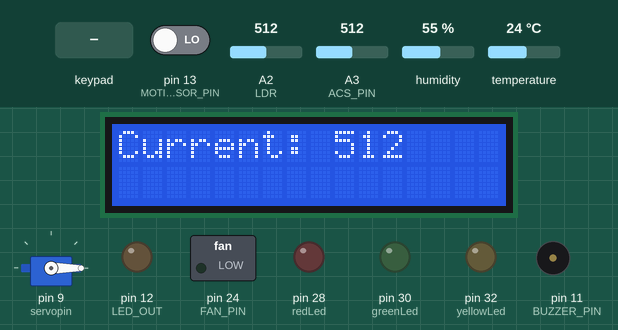
Simulated run of this sketch. Board: Arduino Mega 2560, built with avr-gcc and run on an emulated ATmega2560. Parts: 16×2 character LCD, servo, switched loads named in the sketch (green lamp = pin HIGH), output pins drawn as LEDs (lit = HIGH), buzzer (waves = sounding, pin HIGH). The inputs (shaded band) are chosen by the test bench; at power-on: pin 13 (MOTION_SENSOR_PIN) LOW, A2 (LDR) = 512, temperature 24 °C, A3 (ACS_PIN) = 512, humidity 55 %. What the sketch prints to the serial monitor is not drawn.

Above: at 8.6 s.
8.7 s: keypad keys 2 0 2 0 pressed 0.4 s apart
At 15.9 s:
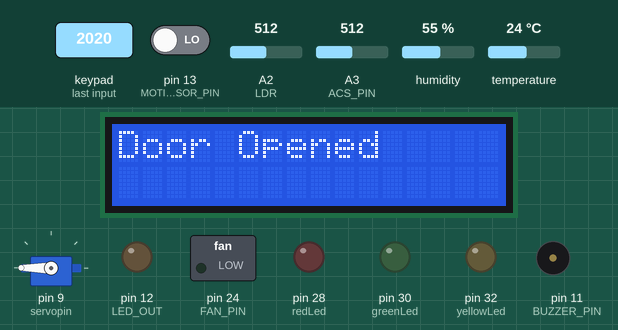
16.0 s: keypad keys 2 3 4 5 pressed 0.4 s apart
At 28.3 s:
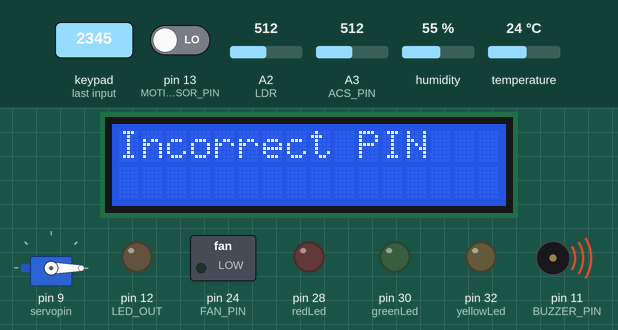
28.9 s: pin 13 (MOTION_SENSOR_PIN) driven HIGH
At 42.6 s:
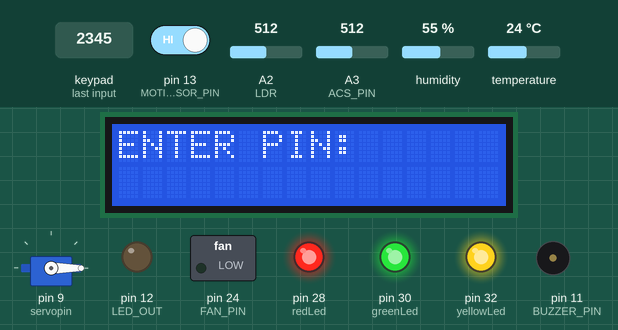
42.9 s: A2 (LDR) set to 161
50.7 s: A2 (LDR) set to 137
At 59.7 s:
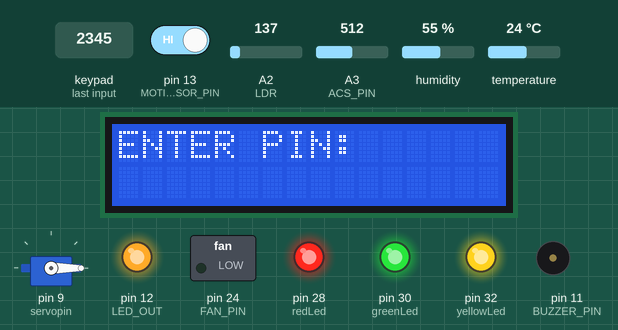
60.5 s: temperature set to 29.7 °C
74.5 s: temperature set to 30.9 °C
At 79.5 s:
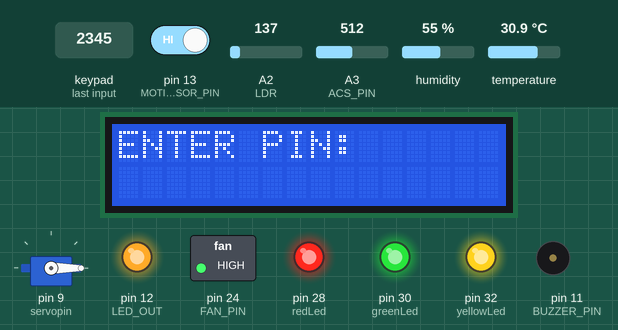
Timing chart, 0 to 81.0 s (numbered marks = the images above; inputs shaded):
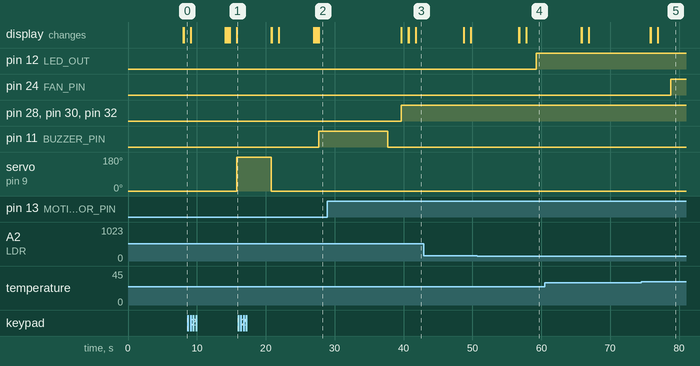

The sketch:

shome.ino
```cpp
#include <Arduino.h>
#include <LiquidCrystal_I2C.h>
#include <Keypad.h>
#include <Servo.h>
#include <DHT.h>
#include <SoftwareSerial.h>

// ESP8266
SoftwareSerial Bluetooth(15, 14); // RX, TX

// current
const int ACS_PIN = A3;

// Time
bool ACSEnabled = true;                 // Flag to control motion sensor reading
unsigned long ACSPreviousMillis = 0;    // Previous time motion sensor was read
const unsigned long ACSInterval = 8000; // Interval between motion sensor readings in milliseconds

// Temperature
// DHT
#define DHT_PIN 22
#define DHT_TYPE DHT22
DHT dht(DHT_PIN, DHT_TYPE);

// fan
Servo fanServo;
const int FAN_PIN = 24;
const float thresholdTempC = 30.0; // Room Temperature

// Time
bool DHTEnabled = true;                 // Flag to control motion sensor reading
unsigned long DHTPreviousMillis = 0;    // Previous time motion sensor was read
const unsigned long DHTInterval = 9000; // Interval between motion sensor readings in milliseconds

// Lights
const int LDR = A2; // LDR motion sensor pin
const int LED_OUT = 12;

// Time
bool LDREnabled = true;                 // Flag to control motion sensor reading
unsigned long LDRPreviousMillis = 0;    // Previous time motion sensor was read
const unsigned long LDRInterval = 9500; // Interval between motion sensor readings in milliseconds

// Motion Sensor
#define redLed 28                 //   pin for red led
#define greenLed 30               // pin for green led
#define yellowLed 32              // pin for blue led
const int MOTION_SENSOR_PIN = 13; // Arduino pin connected to the OUTPUT pin of motion sensor
const int BUZZER_PIN = 11;        // Arduino pin connected to Buzzer's pin

bool motionEnabled = true;                  // Flag to control motion sensor reading
unsigned long motionPreviousMillis = 0;     // Previous time motion sensor was read
const unsigned long motionInterval = 10000; // Interval between motion sensor readings in milliseconds

// Security
// Keypad
const byte ROWS = 4; // four rows
const byte COLS = 3; // three columns
char keys[ROWS][COLS] = {
    {'1', '2', '3'},
    {'4', '5', '6'},
    {'7', '8', '9'},
    {'*', '0', '#'}};
byte rowPins[ROWS] = {2, 3, 4, 5}; //
byte colPins[COLS] = {6, 7, 8};

Keypad keypad = Keypad(makeKeymap(keys), rowPins, colPins, ROWS, COLS);

// password
char correctPassword[] = "2020"; // Change this to your desired password
char enteredPIN[5];              // Array to store entered PIN
byte pinIndex = 0;               // Index for tracking PIN entry

// Servo
Servo doorServo;
const int servopin = 9;
const int ledPin = 10; // door

// TIME
bool KeyPadEnabled = true;              // Flag to control motion sensor reading
unsigned long KeyPadPreviousMillis = 0; // Previous time motion sensor was read
const unsigned long KeyPadInterval = 1; // Interval between motion sensor readings in milliseconds

// Display
// LCD
LiquidCrystal_I2C lcd(0x27, 16, 2); // I2C address 0x27, 16 column and 2 rows

// Function prototypes
void processBluetoothCommand(char command);
void turnFanOn();
void turnFanOff();
void turnLightsOn();
void turnLightsOff();
void readDHT();
void readLDR();
void readMotionSensor();
void readKeypad();
bool checkPIN();
void openDoor();
void closeDoor();
void triggerBuzzer();
void EnergyReadings();

void setup()
{

  Bluetooth.begin(9600);
  Serial.begin(9600); // Start Serial Monitor to display current read value on Serial monitor

  // LCD
  lcd.init(); // initialize the lcd
  // Adjust contrast (try different values, typically between 0 and 255)
  lcd.setBacklight(25);
  lcd.command(0x21);       // Set LCD extended command mode
  lcd.command(0x2C | 200); // Set contrast(adjust as needed)
  lcd.command(0x20);       // Set LCD basic command mode
  lcd.setCursor(0, 0);

  // Servo
  doorServo.attach(servopin); // attaches the servo on pin 9 to the servo object
  closeDoor();

  // Buzzer
  // //Serial.begin(9600);                // initialize serial
  pinMode(MOTION_SENSOR_PIN, INPUT); // set arduino pin to input mode
  pinMode(BUZZER_PIN, OUTPUT);       // set arduino pin to output mode
  pinMode(redLed, OUTPUT);
  pinMode(yellowLed, OUTPUT);
  pinMode(greenLed, OUTPUT);
  pinMode(LDR, INPUT);
  pinMode(LED_OUT, OUTPUT);
  // Serial.println("System startup"); // Used for troubleshooting

  // TEMPERATURE AND HUMIDITY
  pinMode(FAN_PIN, OUTPUT);
  pinMode(DHT_PIN, INPUT);
  dht.begin(); // initialize the sensor

  // CURRENT
  pinMode(ACS_PIN, INPUT);
}

void loop()
{

  // Bluetooth communication
  if (Serial.available() > 0)
  {
    char command = Serial.read();
    // Serial.println(command);
    processBluetoothCommand(command);
  }

  readKeypad();
  readLDR();
  readMotionSensor();
  EnergyReadings();
  readDHT();
}

void processBluetoothCommand(char command)
{
  switch (command)
  {
  case 'e':
    openDoor();
    break;
  case 'f':
    closeDoor();
    break;
  case 'c':
    turnFanOn();
    break;
  case 'd':
    turnFanOff();
    break;
  case 'g':
    turnLightsOn();
    break;
  case 'h':
    turnLightsOff();
    break;
    // Add more commands as needed
  }
}

void turnFanOn()
{
  // Serial.println("Turning fan on");
  digitalWrite(FAN_PIN, HIGH);
}

void turnFanOff()
{
  // Serial.println("Turning fan off");
  digitalWrite(FAN_PIN, LOW);
}

void turnLightsOn()
{
  // Serial.println("Turning lights on");
  digitalWrite(redLed, HIGH); //  turns ON the lights
  digitalWrite(greenLed, HIGH);
  digitalWrite(yellowLed, HIGH);
}

void turnLightsOff()
{
  // Serial.println("Turning lights off");
  digitalWrite(redLed, LOW); // turns OFF the lights
  digitalWrite(greenLed, LOW);
  digitalWrite(yellowLed, LOW);
}

// Functions

// DHT22
void readDHT()
{
  unsigned long currentMillis = millis();
  if (currentMillis - DHTPreviousMillis >= DHTInterval)
  {
    DHTPreviousMillis = currentMillis;
    // read humidity
    float humi = dht.readHumidity();
    // read temperature as Celsius
    float tempC = dht.readTemperature();

    // Check for NaN in temperature readings
    if (!(tempC == tempC && humi == humi))
    {
      // Serial.println("Failed to read from DHT sensor!");
      delay(2000);
    }
    else
    {
      // Serial.print("Humidity: ");
      // Serial.print(humi);
      // Serial.println("%");

      // Serial.print("Temperature: ");
      // Serial.print(tempC);
      // Serial.println("°C");

      // Control the motor based on temperature
      if (tempC > thresholdTempC)
      {
        // It's hot, open the fan
        digitalWrite(FAN_PIN, HIGH);
        delay(5000);
      }
      else
      {
        // It's cold, close the FAN
        digitalWrite(FAN_PIN, LOW);
        delay(5000);
      }
    }
  }
}

// LDR
void readLDR()
{
  unsigned long currentMillis = millis();
  if (currentMillis - LDRPreviousMillis >= LDRInterval)
  {
    LDRPreviousMillis = currentMillis;
    int LDR_Status = analogRead(LDR);

    if (LDR_Status <= 150)
    {
      digitalWrite(LED_OUT, HIGH);

      // Serial.print(" LIGHT ON : ");
      Serial.println(LDR_Status);
    }
    else
    {
      digitalWrite(LED_OUT, LOW); // Turn LED off
      // Serial.println("LIGHT OFF: ");
      // Serial.println(LDR_Status); // Print LDR analog value on the serial port
    }
  }
}

// Motion Sensor
void readMotionSensor()
{
  unsigned long currentMillis = millis();

  if (currentMillis - motionPreviousMillis >= motionInterval)
  {
    motionPreviousMillis = currentMillis;

    // Motion Detection
    int Motion_Value = digitalRead(MOTION_SENSOR_PIN);

    if (Motion_Value == HIGH)
    {
      // Serial.println("Motion detected!");
      digitalWrite(redLed, HIGH); // Turn on the LED
      digitalWrite(yellowLed, HIGH);
      digitalWrite(greenLed, HIGH);
      delay(1000); // Adjust the delay as needed
    }
    else
    {
      // Serial.println("No motion detected");
      digitalWrite(redLed, LOW); // Turn on the LED
      digitalWrite(yellowLed, LOW);
      digitalWrite(greenLed, LOW); // Turn off the LED
    }
  }
}

// Keypad
void readKeypad()
{
  unsigned long currentMillis = millis();
  if (currentMillis - KeyPadPreviousMillis >= KeyPadInterval)
  {
    KeyPadPreviousMillis = currentMillis;
    char key = keypad.getKey();

    if (key != NO_KEY)
    {
      // Serial.print(key);

      // Check if special sequence "#01" is entered
      if (key == '#')
      {
        char nextKey = keypad.getKey();
        if (nextKey == '0')
        {
          char thirdKey = keypad.getKey();
          if (thirdKey == '1')
          {
            // Display energy readings without entering PIN
            EnergyReadings();
          }
        }
      }
      else
      {
        // Display entered character on LCD
        lcd.setCursor(pinIndex, 1);
        lcd.print('*');

        // Check if entered PIN after 4 characters
        enteredPIN[pinIndex++] = key;

        if (pinIndex == 4)
        {
          // Serial.println("\nChecking PIN...");

          // Check entered PIN
          if (checkPIN())
          {
            // Open the door only if the correct PIN is entered
            delay(1000);
            openDoor();
            lcd.clear();
            lcd.print("Door Opened");
            delay(5000); // Keep the door open for 5 seconds (adjust as needed)
            closeDoor();
            lcd.clear();
            lcd.print("Enter PIN:");
            // doorOpened = true; // Set the flag to indicate the door is open
          }
          else
          {
            // Serial.println("Incorrect PIN");
            lcd.clear();
            lcd.print("Incorrect PIN");
            triggerBuzzer(); // Trigger the buzzer for incorrect PIN
            delay(2000);     // Display "Incorrect PIN" for 2 seconds
            lcd.clear();
            lcd.print("Enter PIN:");
          }

          // Reset entered PIN for the next attempt
          pinIndex = 0;
          memset(enteredPIN, 0, sizeof(enteredPIN));
        }
      }
    }
  }
}

bool checkPIN()
{
  enteredPIN[pinIndex] = '\0'; // Null-terminate the entered PIN
  return (strcmp(enteredPIN, correctPassword) == 0);
}

void openDoor()
{
  doorServo.write(180);       // Assuming 90 degrees is the open position
  digitalWrite(ledPin, HIGH); // Turn on the LED to indicate door is open
  // Serial.println("Door Opened");
}

void closeDoor()
{
  doorServo.write(-180);     // Assuming 0 degrees is the closed position
  digitalWrite(ledPin, LOW); // Turn off the LED to indicate door is closed
  // Serial.println("Door Closed");
}

void triggerBuzzer()
{
  digitalWrite(BUZZER_PIN, HIGH);
  delay(10000); // Buzz for 0.5 seconds (adjust as needed)
  digitalWrite(BUZZER_PIN, LOW);
}

void EnergyReadings()
{
  unsigned long currentMillis = millis();
  if (currentMillis - ACSPreviousMillis >= ACSInterval)
  {
    ACSPreviousMillis = currentMillis;
    lcd.clear();
    lcd.setCursor(0, 0);
    lcd.print("Energy Readings");
    // display of energy readings here
    unsigned int x = 0;
    int AcsValue = 0.0, Samples = 0.0, AvgAcs = 0.0, AcsValueF = 0.0;

    // Read current sensor values
    AcsValue = analogRead(ACS_PIN);
    // Serial.println("ACS value" + AcsValue);
    for (int x = 0; x < 15; x++)
    {                               // Get 15 samples
      Samples = Samples + AcsValue; // Add samples together
      delay(3);                     // let ADC settle before following sample 3ms
    }
    AvgAcs = Samples / 150.0; // Taking Average of Samples
    AcsValueF = (2.5 - (AvgAcs * (5.0 / 1024.0))) / 0.185;

    // Serial.println("Average Read" + AcsValueF); // Print the read current on Serial monitor
    lcd.clear();
    lcd.print("Current: " + String(AcsValue));
    delay(1000); // Display readings for 2 seconds
    lcd.clear();
    lcd.print("ENTER PIN: ");
  }
}
```

Measured:
- the behaviour switches between 151 and 150 on A2 (LDR) (found by bisection; images 3 and 4)
- the behaviour switches between 30 and 30.1 °C on temperature (found by bisection; images 4 and 5)
- after the input at 8.7 s, servo on pin 9 (servopin): 0° → 180° after 7.1 s; the display: first differs from a run without the input after 5.4 s (image 1 shows a later state)
- after the input at 16.0 s, pin 11 (BUZZER_PIN): LOW → HIGH after 11.7 s; the display: first differs from a run without the input after 10.9 s (image 2 shows a later state)
- after the input at 28.9 s, pin 28 (redLed), pin 30 (greenLed), pin 32 (yellowLed): LOW → HIGH after 10.8 s; the display: first changes after 10.8 s (image 3 shows a later state)
- after the input at 50.7 s, pin 12 (LED_OUT): LOW → HIGH after 8.6 s
- after the input at 74.5 s, pin 24 (FAN_PIN): LOW → HIGH after 4.3 s
